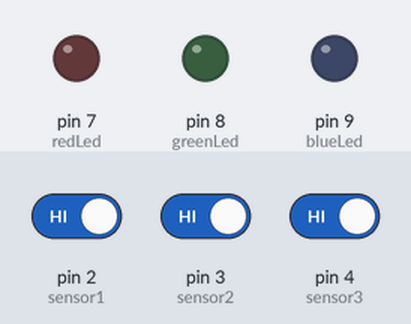
Simulated run of this sketch. Board: Arduino Uno, built with avr-gcc and run on an emulated ATmega328P. Shown: output pins drawn as LEDs (lit = HIGH). The test bench sets the inputs (shaded band); at power-on: pin 2 (sensor1) HIGH, pin 3 (sensor2) HIGH, pin 4 (sensor3) HIGH.

Above: at 6.8 s.
6.9 s: pin 2 (sensor1) driven LOW
At 10.0 s:
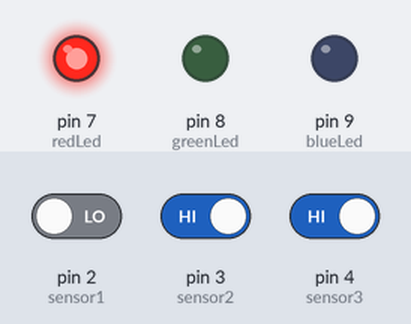
10.8 s: pin 3 (sensor2) driven LOW
At 12.3 s:
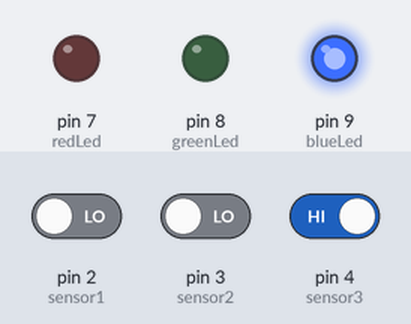
14.7 s: pin 4 (sensor3) driven LOW
At 15.8 s:
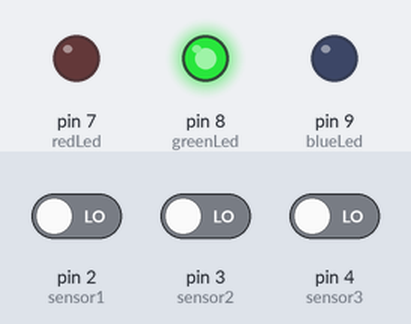
18.6 s: pin 4 (sensor3) driven HIGH
At 21.6 s:
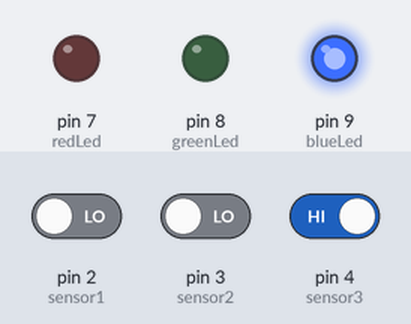
22.5 s: pin 3 (sensor2) driven HIGH
At 25.0 s:
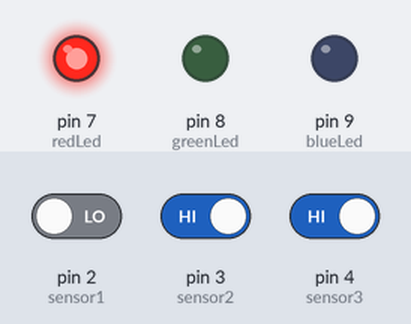
Timing chart, 0 to 26.5 s (numbered marks = the images above; inputs shaded):
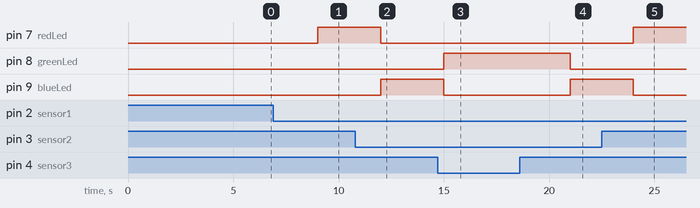

The sketch:

magSensorTest.ino
```cpp
const int sensor1 = 2;
const int sensor2 = 3;
const int sensor3 = 4;

const int redLed =  7;
const int greenLed = 8;
const int blueLed = 9;

// variables will change:
int sensor1State = 0;         // variable for reading the magnetic sensor 1 status
int sensor2State = 0;
int sensor3State = 0;

int lastColorHit = 0;

void setup() {
  // initialize the LED pin as an output:
  pinMode(redLed, OUTPUT);
  pinMode(greenLed, OUTPUT);
  pinMode(blueLed, OUTPUT);
  // initialize the sensor pin as an input:
  pinMode(sensor1, INPUT_PULLUP);
  pinMode(sensor2, INPUT_PULLUP);
  pinMode(sensor3, INPUT_PULLUP);
}

void loop() {
  sensor1State = digitalRead(sensor1);
  sensor2State = digitalRead(sensor2);
  sensor3State = digitalRead(sensor3);

  if (sensor1State == LOW) {
    updateColor(lastColorHit, redLed);
    lastColorHit = redLed;
  }

  if (sensor2State == LOW) {
    updateColor(lastColorHit, blueLed);
    lastColorHit = blueLed;
  }

  if (sensor3State == LOW) {
    updateColor(lastColorHit, greenLed);
    lastColorHit = greenLed;
  }

  delay(3000);
}

void updateColor(int lastColor, int newColor){
  digitalWrite(lastColor, LOW);
  digitalWrite(newColor, HIGH);
}
```

Measured:
- after the input at 6.9 s, pin 7 (redLed): LOW → HIGH after 2.1 s
- after the input at 10.8 s, pin 7 (redLed): HIGH → LOW after 1.2 s; pin 9 (blueLed): LOW → HIGH after 1.2 s
- after the input at 14.7 s, pin 8 (greenLed): LOW → HIGH after 0.30 s; pin 9 (blueLed): HIGH → LOW after 0.30 s
- after the input at 18.6 s, pin 8 (greenLed): HIGH → LOW after 2.4 s; pin 9 (blueLed): LOW → HIGH after 2.4 s
- after the input at 22.5 s, pin 7 (redLed): LOW → HIGH after 1.5 s; pin 9 (blueLed): HIGH → LOW after 1.5 s
